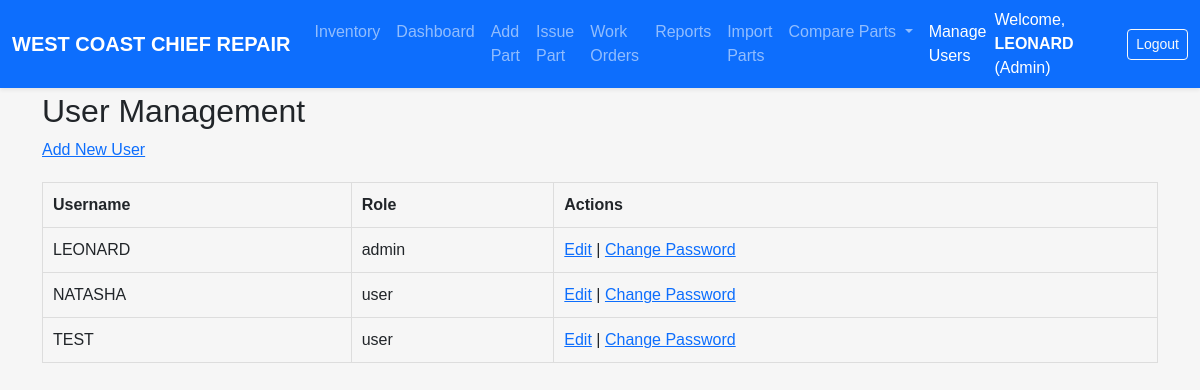
The app's page /users (signed in), older data.
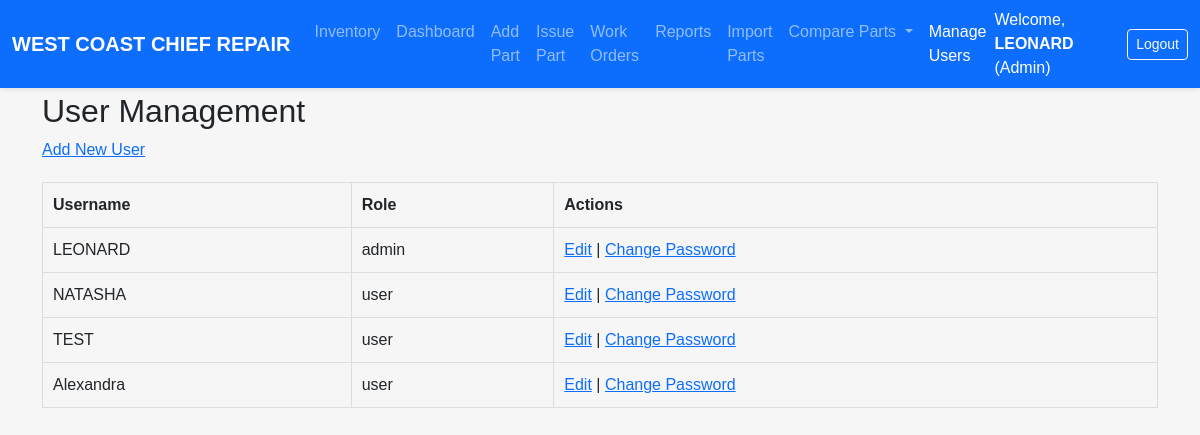
The same page, newer data.
### models.py (models this page shows, shortened)
class User(UserMixin, db.Model):
    id = db.Column(db.Integer, primary_key=True)
    username = db.Column(db.String(64), unique=True, nullable=False)
    password_hash = db.Column(db.String(128), nullable=False)
    role = db.Column(db.String(20), nullable=False, default=ROLE_USER)
    @property
    def password(self): raise AttributeError('password is not a readable attribute')

### inventory/routes.py (the view)
@inventory_bp.route('/users')
@login_required
def users():
    if current_user.role == 'superadmin':
        users_list = User.query.all()
    elif current_user.role == 'admin':
        users_list = User.query.filter(
            (User.role == 'user') | (User.id == current_user.id)
        ).all()
    else:
        flash("Access denied", "danger")
        return redirect(url_for('inventory.dashboard'))
    return render_template('users.html', users=users_list)

### auth/routes.py (called while the page is built)
@login_manager.user_loader
def load_user(user_id):
    return User.query.get(int(user_id))

### templates/users.html (shortened to what this page needs)
{% extends "base.html" %}
{% block content %}
<h2>User Management</h2>
<a href="{{ url_for('inventory.add_user') }}">Add New User</a>
<table>
  <thead>
    <tr>
      <th>Username</th>
      <th>Role</th>
      <th>Actions</th>
    </tr>
  </thead>
  <tbody>
  {% for user in users %}
    <tr>
      <td>{{ user.username }}</td>
      <td>{{ user.role }}</td>
      <td>
        {% if current_user.role == 'superadmin' or (current_user.role == 'admin' and user.role == 'user') or user.id == current_user.id %}
          <a href="{{ url_for('inventory.edit_user', user_id=user.id) }}">Edit</a> |
          <a href="{{ url_for('inventory.change_password', user_id=user.id) }}">Change Password</a>
        {% else %}
          -
        {% endif %}
      </td>
    </tr>
  {% endfor %}
  </tbody>
</table>
{% endblock %}

### templates/base.html (shortened to what this page needs)
<!DOCTYPE html>
<html lang="en">
<head>
  <link href="https://cdn.jsdelivr.net/npm/bootstrap@5.3.3/dist/css/bootstrap.min.css"
        rel="stylesheet"
 />
  <link rel="stylesheet" href="{{ url_for('static', filename='style.css') }}" />
</head>
<body>
  <nav class="navbar navbar-expand-lg navbar-dark bg-primary shadow-sm fixed-top">
    <div class="container-fluid">
      <a class="navbar-brand fw-bold" href="{{ url_for('inventory.dashboard') }}">
        WEST COAST CHIEF REPAIR
      </a>
      <div class="collapse navbar-collapse" id="navbarMain">
        <ul class="navbar-nav me-auto mb-2 mb-lg-0">
          <li class="nav-item">
            <a class="nav-link{% if request.endpoint and request.endpoint == 'inventory.location_report' %} active{% endif %}"
               href="{{ url_for('inventory.location_report') }}">Inventory</a>
          </li>
          <li class="nav-item">
            <a class="nav-link{% if request.endpoint and request.endpoint == 'inventory.dashboard' %} active{% endif %}"
               href="{{ url_for('inventory.dashboard') }}">Dashboard</a>
          </li>
          <li class="nav-item">
            <a class="nav-link{% if request.endpoint and request.endpoint == 'inventory.add_part' %} active{% endif %}"
               href="{{ url_for('inventory.add_part') }}">Add Part</a>
          </li>
          <li class="nav-item">
            <a class="nav-link{% if request.endpoint and request.endpoint == 'inventory.issue_part' %} active{% endif %}"
               href="{{ url_for('inventory.issue_part') }}">Issue Part</a>
          </li>
            {% set is_wo = request.endpoint and request.endpoint.startswith('inventory.wo_') %}
            <li class="nav-item">
                <a class="nav-link{{ ' active' if is_wo else '' }}"
                    href="{{ url_for('inventory.wo_list') }}">
                    Work Orders
                </a>
          </li>
          <li class="nav-item">
            <a class="nav-link{% if request.endpoint and request.endpoint.startswith('inventory.reports') %} active{% endif %}"
               href="{{ url_for('inventory.reports_grouped') }}">Reports</a>
          </li>
          <li class="nav-item">
            <a class="nav-link{% if request.endpoint and request.endpoint.startswith('inventory.import_parts') %} active{% endif %}"
               href="{{ url_for('inventory.import_parts') }}">Import Parts</a>
          </li>
          <li class="nav-item dropdown">
            <a class="nav-link dropdown-toggle" href="#" id="compareDropdown" role="button"
               data-bs-toggle="dropdown" data-bs-display="static" aria-expanded="false">
              Compare Parts
            </a>
          </li>
          {% if current_user.is_authenticated and current_user.role in ['superadmin', 'admin'] %}
          <li class="nav-item">
            <a class="nav-link{% if request.endpoint and request.endpoint.startswith('inventory.users') %} active{% endif %}"
               href="{{ url_for('inventory.users') }}">Manage Users</a>
          </li>
          {% endif %}
        </ul>
        {% if current_user.is_authenticated %}
        <div class="d-flex align-items-center">
          <span class="text-white me-3">
            Welcome, <strong>{{ current_user.username }}</strong> ({{ current_user.role.capitalize() }})
          </span>
          <a href="{{ url_for('auth.logout') }}" class="btn btn-outline-light btn-sm">Logout</a>
        </div>
        {% endif %}
      </div>
    </div>
  </nav>
  <main class="container" style="padding-top: 4.5rem;">
    {% block content %}{% endblock %}
  </main>
</body>
</html>

### static/style.css (style rules this page uses)
body { font-family: Arial, sans-serif; background-color:#f6f6f6; padding:20px; margin:0; }
.navbar { z-index:1200; }
table { width:100%; border-collapse:collapse; margin-top:20px; }
table th, table td { padding:10px; border:1px solid #ddd; text-align:left; }

Row changes from the older to the newer data that the page shows:
added User: username "Alexandra", role "user"
